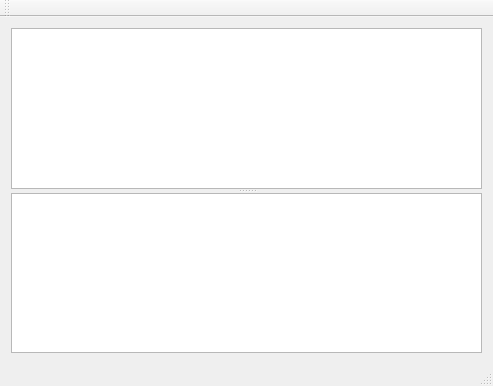
<?xml version="1.0" encoding="UTF-8"?>
<ui version="4.0">
 <class>MainWindow</class>
 <widget class="QMainWindow" name="MainWindow">
  <property name="geometry">
   <rect>
    <x>0</x>
    <y>0</y>
    <width>493</width>
    <height>386</height>
   </rect>
  </property>
  <property name="windowTitle">
   <string>Cucumber C++</string>
  </property>
  <widget class="QWidget" name="centralWidget">
   <layout class="QVBoxLayout" name="verticalLayout_2">
    <item>
     <widget class="QSplitter" name="splitter">
      <property name="orientation">
       <enum>Qt::Vertical</enum>
      </property>
      <widget class="PlainTextEditWithLineNum" name="gherkinTextEdit">
       <property name="sizePolicy">
        <sizepolicy hsizetype="Expanding" vsizetype="Expanding">
         <horstretch>0</horstretch>
         <verstretch>0</verstretch>
        </sizepolicy>
       </property>
      </widget>
      <widget class="QPlainTextEdit" name="compileInfoTextEdit">
       <property name="sizePolicy">
        <sizepolicy hsizetype="Expanding" vsizetype="Expanding">
         <horstretch>0</horstretch>
         <verstretch>0</verstretch>
        </sizepolicy>
       </property>
      </widget>
     </widget>
    </item>
   </layout>
  </widget>
  <widget class="QMenuBar" name="menuBar">
   <property name="geometry">
    <rect>
     <x>0</x>
     <y>0</y>
     <width>493</width>
     <height>24</height>
    </rect>
   </property>
   <property name="locale">
    <locale language="English" country="UnitedStates"/>
   </property>
   <property name="defaultUp">
    <bool>false</bool>
   </property>
   <property name="nativeMenuBar">
    <bool>false</bool>
   </property>
  </widget>
  <widget class="QToolBar" name="fileToolBar">
   <attribute name="toolBarArea">
    <enum>TopToolBarArea</enum>
   </attribute>
   <attribute name="toolBarBreak">
    <bool>false</bool>
   </attribute>
  </widget>
  <widget class="QStatusBar" name="statusBar"/>
  <action name="actionOpen">
   <property name="text">
    <string>Open</string>
   </property>
  </action>
  <action name="actionCucumber_C">
   <property name="text">
    <string>Cucumber C++</string>
   </property>
  </action>
  <action name="actionOpen_2">
   <property name="text">
    <string>Open</string>
   </property>
  </action>
  <action name="actionMyTest">
   <property name="text">
    <string>myTest</string>
   </property>
  </action>
 </widget>
 <layoutdefault spacing="6" margin="11"/>
 <customwidgets>
  <customwidget>
   <class>PlainTextEditWithLineNum</class>
   <extends>QPlainTextEdit</extends>
   <header>PlainTextEditWithLineNum.h</header>
  </customwidget>
 </customwidgets>
 <resources/>
 <connections/>
</ui>
